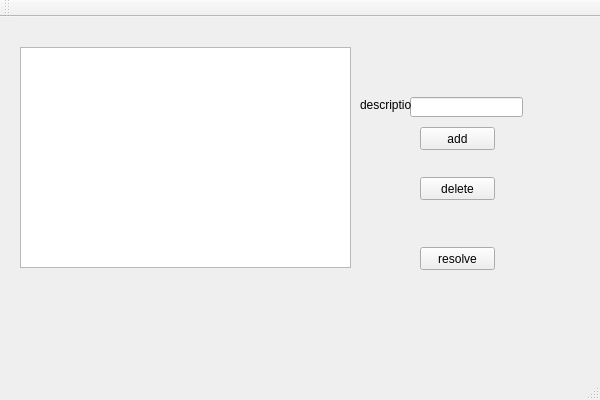
<?xml version="1.0" encoding="UTF-8"?>
<ui version="4.0">
 <class>ExamenOOPClass</class>
 <widget class="QMainWindow" name="ExamenOOPClass">
  <property name="geometry">
   <rect>
    <x>0</x>
    <y>0</y>
    <width>600</width>
    <height>400</height>
   </rect>
  </property>
  <property name="windowTitle">
   <string>ExamenOOP</string>
  </property>
  <widget class="QWidget" name="centralWidget">
   <widget class="QListWidget" name="mainThing">
    <property name="geometry">
     <rect>
      <x>20</x>
      <y>30</y>
      <width>331</width>
      <height>221</height>
     </rect>
    </property>
   </widget>
   <widget class="QPushButton" name="sterge">
    <property name="geometry">
     <rect>
      <x>420</x>
      <y>160</y>
      <width>75</width>
      <height>23</height>
     </rect>
    </property>
    <property name="text">
     <string>delete</string>
    </property>
   </widget>
   <widget class="QPushButton" name="update">
    <property name="geometry">
     <rect>
      <x>420</x>
      <y>230</y>
      <width>75</width>
      <height>23</height>
     </rect>
    </property>
    <property name="text">
     <string>resolve</string>
    </property>
   </widget>
   <widget class="QPushButton" name="add">
    <property name="geometry">
     <rect>
      <x>420</x>
      <y>110</y>
      <width>75</width>
      <height>23</height>
     </rect>
    </property>
    <property name="text">
     <string>add</string>
    </property>
   </widget>
   <widget class="QLineEdit" name="des">
    <property name="geometry">
     <rect>
      <x>410</x>
      <y>80</y>
      <width>113</width>
      <height>20</height>
     </rect>
    </property>
   </widget>
   <widget class="QLabel" name="label">
    <property name="geometry">
     <rect>
      <x>360</x>
      <y>80</y>
      <width>51</width>
      <height>16</height>
     </rect>
    </property>
    <property name="text">
     <string>description</string>
    </property>
   </widget>
  </widget>
  <widget class="QMenuBar" name="menuBar">
   <property name="geometry">
    <rect>
     <x>0</x>
     <y>0</y>
     <width>600</width>
     <height>21</height>
    </rect>
   </property>
  </widget>
  <widget class="QToolBar" name="mainToolBar">
   <attribute name="toolBarArea">
    <enum>TopToolBarArea</enum>
   </attribute>
   <attribute name="toolBarBreak">
    <bool>false</bool>
   </attribute>
  </widget>
  <widget class="QStatusBar" name="statusBar"/>
 </widget>
 <layoutdefault spacing="6" margin="11"/>
 <resources>
  <include location="ExamenOOP.qrc"/>
 </resources>
 <connections/>
</ui>
